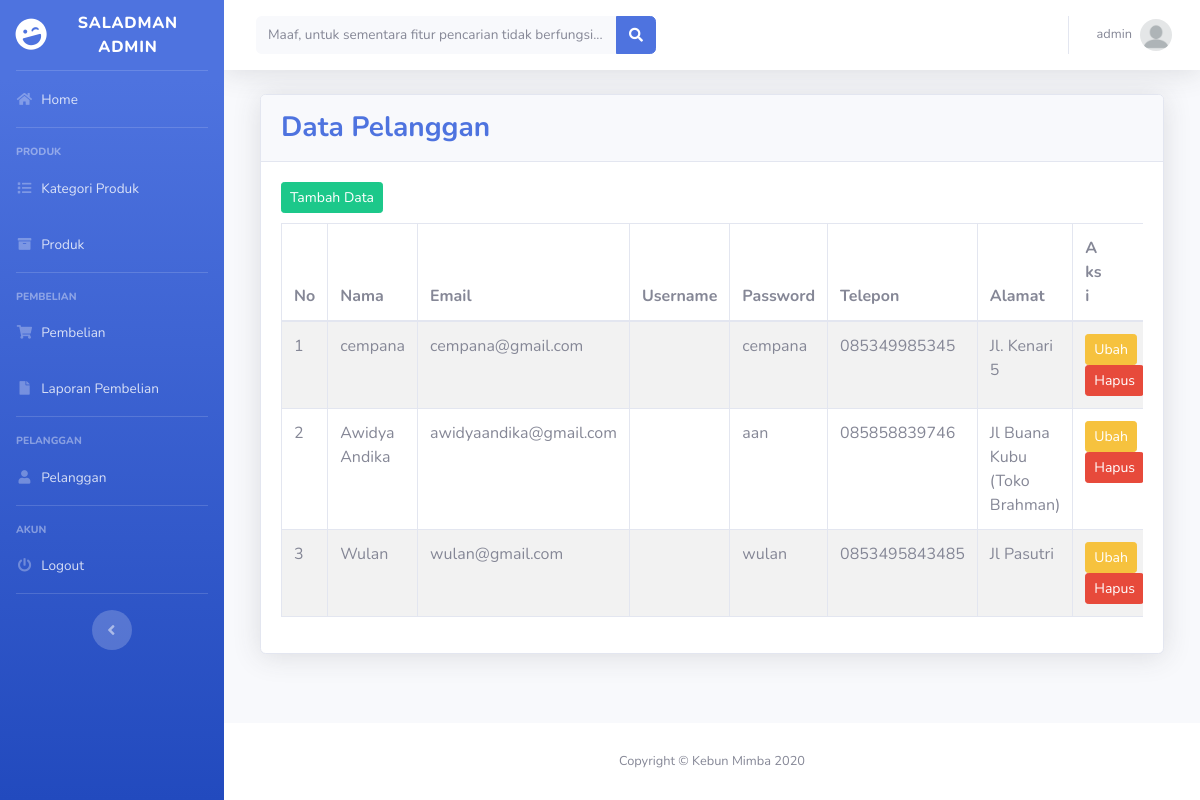
Before: /admin/index.php?halaman=pelanggan (signed in) with the older database file.
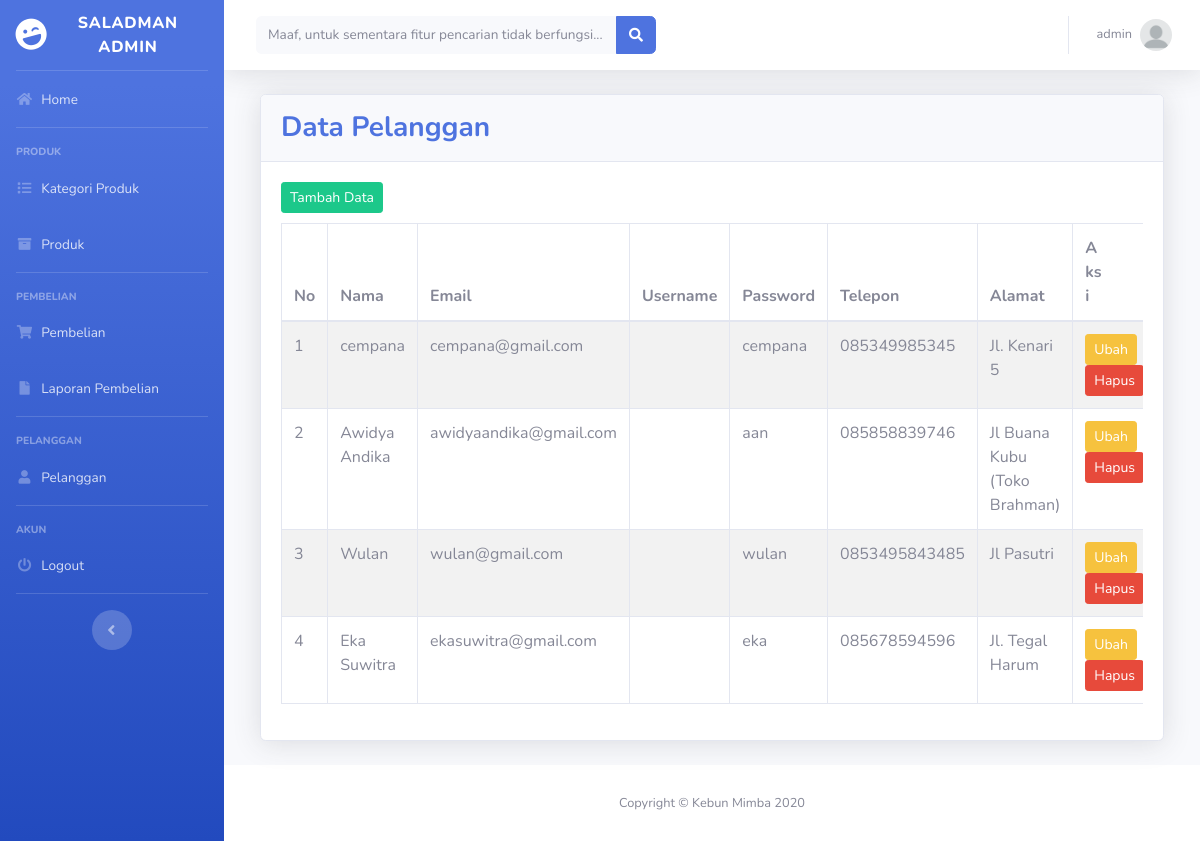
After: the same page with the newer database file.
### tables this page shows
CREATE TABLE `pelanggan` (
  `id_pelanggan` int(11) NOT NULL,
  `email_pelanggan` varchar(100) NOT NULL,
  `password_pelanggan` varchar(100) NOT NULL,
  `nama_pelanggan` varchar(100) NOT NULL,
  `telepon_pelanggan` varchar(25) NOT NULL,
  `alamat_pelanggan` varchar(200) NOT NULL
);

### admin/pelanggan.php (the view, shortened to what this page needs)
<div class="container-fluid">
    <div class="card shadow mb-4">
        <div class="card-header py-3">
            <h3 class="m-0 font-weight-bold text-primary">Data Pelanggan</h3>
        </div>
        <div class="card-body">
            <div class="table-responsive">
            	<a href="index.php?halaman=tambah-pelanggan" class="tambah btn btn-success btn-sm">Tambah Data</a>
                <table class="table table-bordered table-striped" id="dataTable" width="100%" cellspacing="0">
                    <thead>
                        <tr>
                            <th>No</th>
							<th>Nama</th>
							<th>Email</th>
							<th>Username</th>
							<th>Password</th>
							<th>Telepon</th>
							<th>Alamat</th>
							<th>
								<div class="row">
									<div class="col-md-6">
										Aksi
									</div>
									<div class="col-md-6">
									</div>
								</div>
							</th>
                        </tr>
                    </thead>
                    <tbody>
                        <?php
							$query = $koneksi->query("SELECT * FROM pelanggan");
							$nomor = 1;
							while ($data = $query->fetch_assoc()){
						?>
						<tr>
							<td><?php echo $nomor; ?></td>
							<td><?php echo $data['nama_pelanggan']; ?></td>
							<td><?php echo $data['email_pelanggan']; ?></td>
							<td><?php echo $data['user_pelanggan']; ?></td>
							<td><?php echo $data['password_pelanggan']; ?></td>
							<td><?php echo $data['telepon_pelanggan']; ?></td>
							<td><?php echo $data['alamat_pelanggan']; ?></td>
							<td>
								<a href="index.php?halaman=ubah-pelanggan&id=<?php echo $data['id_pelanggan']; ?>" class="btn btn-warning btn-sm"> Ubah</a>
								<a href="index.php?halaman=hapus-pelanggan&id=<?php echo $data['id_pelanggan']; ?>" class="btn-danger btn btn-sm"> Hapus</a>
							</td>
						</tr>
						<?php
							$nomor++;
							}
						?>
                    </tbody>
                </table>
            </div>
        </div>
    </div>
</div>

Changed rows visible on the page:
added pelanggan: nama_pelanggan "Eka Suwitra", email_pelanggan "ekasuwitra@gmail.com", password_pelanggan "eka", telepon_pelanggan "085678594596", alamat_pelanggan "Jl. Tegal Harum"
